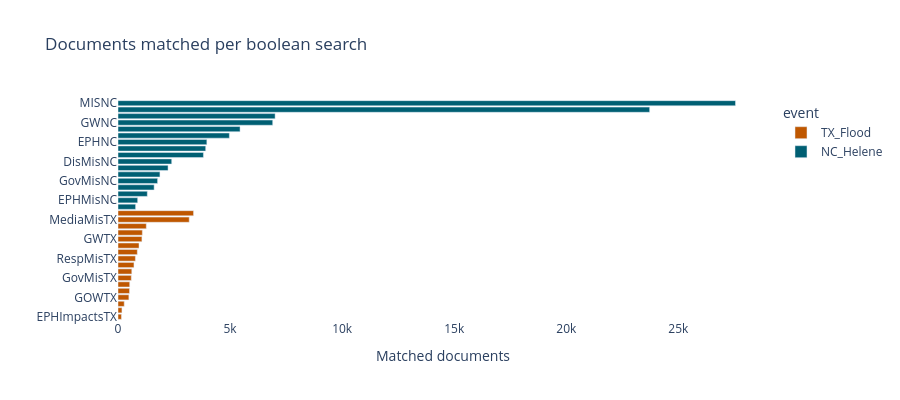

Notebook code cell kept with this figure:
### Markdown cell above
### 7.1 Match counts and event breakdown

### Code cell
counts_df = match_summary.copy().sort_values("matches", ascending=True)
fig_counts = px.bar(counts_df, x="matches", y="boolean_search", color="event",
                    orientation="h", color_discrete_map=EVENT_COLORS,
                    title="Documents matched per boolean search")
fig_counts.update_layout(height=400, plot_bgcolor="white", yaxis_title="", xaxis_title="Matched documents")
fig_counts.write_html(str(OUTPUT_DIR / "match_counts.html"), include_plotlyjs="cdn")
fig_counts.show()

### Figure 1 — Plotly figure (JSON) as saved in the notebook; plotly's stock layout.template omitted (floating-point values rounded to 4 significant figures)
{"data": [{"hovertemplate": "event=TX_Flood<br>matches=%{x}<br>boolean_search=%{y}<extra></extra>", "legendgroup": "TX_Flood", "marker": {"color": "#BF5700", "pattern": {"shape": ""}}, "name": "TX_Flood", "orientation": "h", "showlegend": true, "textposition": "auto", "type": "bar", "x": [154, 176, 278, 485, 514, 522, 593, 615, 712, 776, 861, 938, 1067, 1086, 1262, 3177, 3370], "xaxis": "x", "y": ["EPHImpactsTX", "EPHMisTX", "GovAidTX", "GOWTX", "AWTX", "FFDTX", "GovMisTX", "EPHTX", "DisMisTX", "RespMisTX", "GRTX", "TourTX", "GWTX", "RespMediaTX", "NewsMisTX", "MediaMisTX", "MISTX"], "yaxis": "y"}, {"hovertemplate": "event=NC_Helene<br>matches=%{x}<br>boolean_search=%{y}<extra></extra>", "legendgroup": "NC_Helene", "marker": {"color": "#005f73", "pattern": {"shape": ""}}, "name": "NC_Helene", "orientation": "h", "showlegend": true, "textposition": "auto", "type": "bar", "x": [785, 877, 1307, 1612, 1766, 1871, 2233, 2396, 3811, 3912, 3964, 4968, 5445, 6902, 7009, 23718, 27548], "xaxis": "x", "y": ["EPHImpactsNC", "EPHMisNC", "GovAidNC", "GOWNC", "GovMisNC", "AWNC", "TourNC", "DisMisNC", "RespMisNC", "FDNC", "EPHNC", "RespMediaNC", "GRNC", "GWNC", "NewsMisNC", "MediaMisNC", "MISNC"], "yaxis": "y"}], "layout": {"barmode": "relative", "height": 400, "legend": {"title": {"text": "event"}, "tracegroupgap": 0}, "plot_bgcolor": "white", "title": {"text": "Documents matched per boolean search"}, "xaxis": {"anchor": "y", "domain": [0, 1], "title": {"text": "Matched documents"}}, "yaxis": {"anchor": "x", "domain": [0, 1], "title": {"text": ""}}}}
